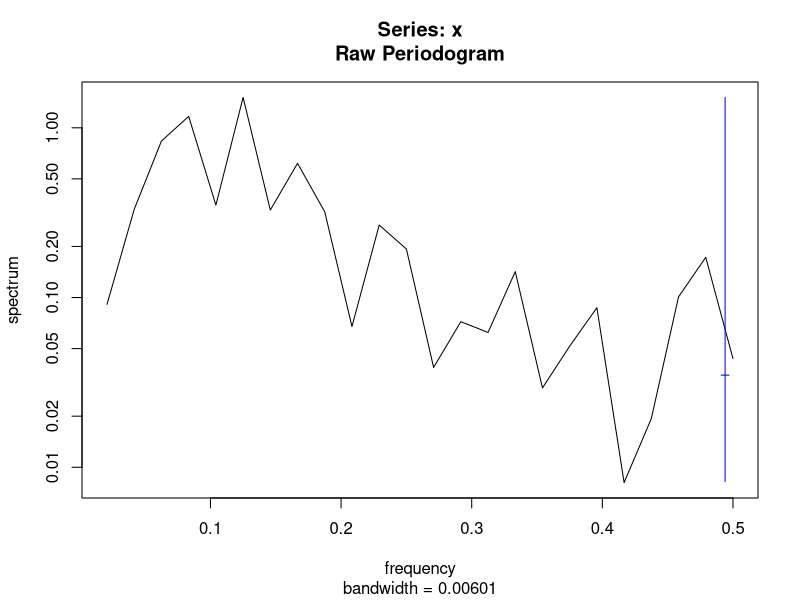
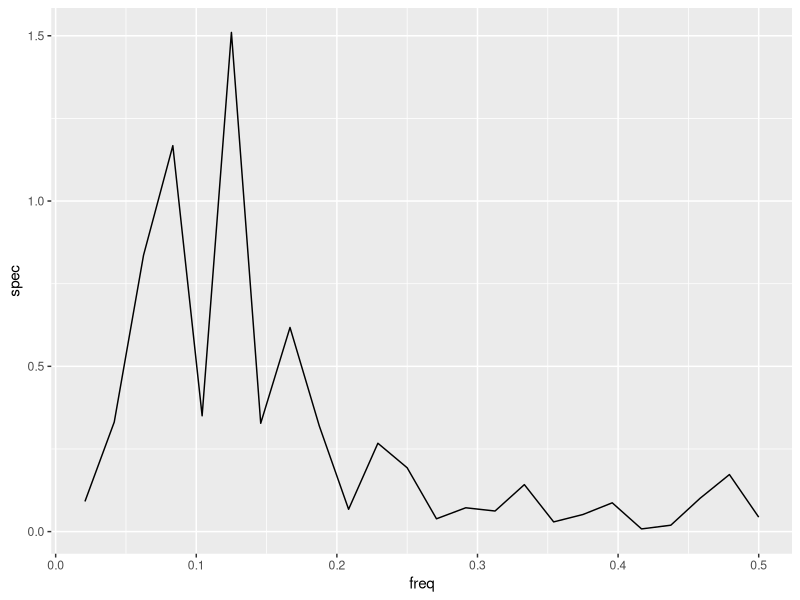

R code for these plots, in order:
# r2py crawler metadata
# package: broom
# source_type: rd_example
# topic: tidy.spec.Rd
# source_file: C:\Users\bened\AppData\Local\R\win-library\4.5\broom\help
# lines: 10

suppressPackageStartupMessages(library(broom))
if (rlang::is_installed("ggplot2")) withAutoprint({ # examplesIf

spc <- spectrum(lh)
tidy(spc)

library(ggplot2)
ggplot(tidy(spc), aes(freq, spec)) +
  geom_line()
}) # examplesIf
